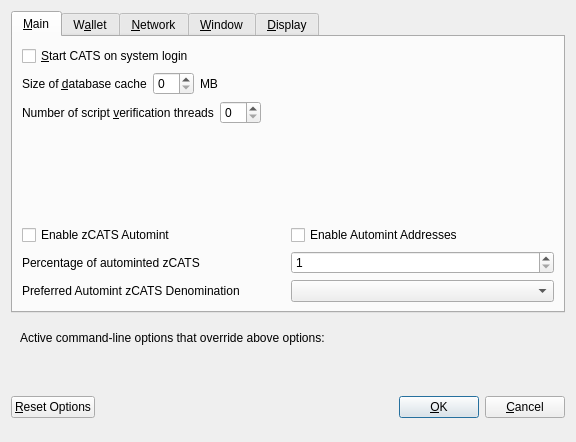
<?xml version="1.0" encoding="UTF-8"?>
<ui version="4.0">
 <class>OptionsDialog</class>
 <widget class="QDialog" name="OptionsDialog">
  <property name="geometry">
   <rect>
    <x>0</x>
    <y>0</y>
    <width>576</width>
    <height>442</height>
   </rect>
  </property>
  <property name="windowTitle">
   <string>Options</string>
  </property>
  <property name="modal">
   <bool>true</bool>
  </property>
  <layout class="QVBoxLayout" name="verticalLayout">
   <item>
    <widget class="QTabWidget" name="tabWidget">
     <property name="currentIndex">
      <number>0</number>
     </property>
     <widget class="QWidget" name="tabMain">
      <attribute name="title">
       <string>&amp;Main</string>
      </attribute>
      <layout class="QVBoxLayout" name="verticalLayout_Main">
       <item>
        <widget class="QCheckBox" name="bitcoinAtStartup">
         <property name="toolTip">
          <string>Automatically start CATS after logging in to the system.</string>
         </property>
         <property name="text">
          <string>&amp;Start CATS on system login</string>
         </property>
        </widget>
       </item>
       <item>
        <layout class="QHBoxLayout" name="horizontalLayout_2_Main">
         <item>
          <widget class="QLabel" name="databaseCacheLabel">
           <property name="text">
            <string>Size of &amp;database cache</string>
           </property>
           <property name="textFormat">
            <enum>Qt::PlainText</enum>
           </property>
           <property name="buddy">
            <cstring>databaseCache</cstring>
           </property>
          </widget>
         </item>
         <item>
          <widget class="QSpinBox" name="databaseCache"/>
         </item>
         <item>
          <widget class="QLabel" name="databaseCacheUnitLabel">
           <property name="text">
            <string>MB</string>
           </property>
           <property name="textFormat">
            <enum>Qt::PlainText</enum>
           </property>
          </widget>
         </item>
         <item>
          <spacer name="horizontalSpacer_2_Main">
           <property name="orientation">
            <enum>Qt::Horizontal</enum>
           </property>
           <property name="sizeHint" stdset="0">
            <size>
             <width>40</width>
             <height>20</height>
            </size>
           </property>
          </spacer>
         </item>
        </layout>
       </item>
       <item>
        <layout class="QHBoxLayout" name="horizontalLayout_3_Main">
         <item>
          <widget class="QLabel" name="threadsScriptVerifLabel">
           <property name="text">
            <string>Number of script &amp;verification threads</string>
           </property>
           <property name="textFormat">
            <enum>Qt::PlainText</enum>
           </property>
           <property name="buddy">
            <cstring>threadsScriptVerif</cstring>
           </property>
          </widget>
         </item>
         <item>
          <widget class="QSpinBox" name="threadsScriptVerif">
           <property name="toolTip">
            <string>(0 = auto, &lt;0 = leave that many cores free)</string>
           </property>
          </widget>
         </item>
         <item>
          <spacer name="horizontalSpacer_3_Main">
           <property name="orientation">
            <enum>Qt::Horizontal</enum>
           </property>
           <property name="sizeHint" stdset="0">
            <size>
             <width>40</width>
             <height>20</height>
            </size>
           </property>
          </spacer>
         </item>
        </layout>
       </item>
       <item>
        <spacer name="verticalSpacer_2">
         <property name="orientation">
          <enum>Qt::Vertical</enum>
         </property>
         <property name="sizeHint" stdset="0">
          <size>
           <width>20</width>
           <height>40</height>
          </size>
         </property>
        </spacer>
       </item>
       <item>
        <widget class="QWidget" name="verticalZpivOptionsWidget" native="true">
         <layout class="QVBoxLayout" name="verticalZpivOptionsLayout">
          <property name="margin">
           <number>0</number>
          </property>
          <item>
           <layout class="QHBoxLayout" name="horizontalAutomintingLayout">
            <item>
             <widget class="QCheckBox" name="checkBoxZeromintEnable">
              <property name="toolTip">
               <string>Enable automatic minting of CATS units to zCATS</string>
              </property>
              <property name="layoutDirection">
               <enum>Qt::LeftToRight</enum>
              </property>
              <property name="text">
               <string>Enable zCATS Automint</string>
              </property>
             </widget>
            </item>
            <item>
             <widget class="QCheckBox" name="checkBoxZeromintAddresses">
              <property name="toolTip">
               <string>Enable automatic zCATS minting from specific addresses</string>
              </property>
              <property name="layoutDirection">
               <enum>Qt::LeftToRight</enum>
              </property>
              <property name="text">
               <string>Enable Automint Addresses</string>
              </property>
             </widget>
            </item>
           </layout>
          </item>
          <item>
           <layout class="QHBoxLayout" name="horizontalZmintPercentageLayout">
            <item>
             <widget class="QLabel" name="percentage_label">
              <property name="toolTip">
               <string>Percentage of incoming CATS which get automatically converted to zCATS via Zerocoin Protocol (min: 10%)</string>
              </property>
              <property name="text">
               <string>Percentage of autominted zCATS</string>
              </property>
             </widget>
            </item>
            <item>
             <widget class="QSpinBox" name="zeromintPercentage">
              <property name="minimum">
               <number>1</number>
              </property>
              <property name="maximum">
               <number>100</number>
              </property>
             </widget>
            </item>
           </layout>
          </item>
          <item>
           <layout class="QHBoxLayout" name="horizontalLayout" stretch="0,0">
            <property name="sizeConstraint">
             <enum>QLayout::SetFixedSize</enum>
            </property>
            <item>
             <widget class="QLabel" name="labelPreferredDenom">
              <property name="maximumSize">
               <size>
                <width>16777215</width>
                <height>16777215</height>
               </size>
              </property>
              <property name="toolTip">
               <string>Wait with automatic conversion to Zerocoin until enough CATS for this denomination is available</string>
              </property>
              <property name="text">
               <string>Preferred Automint zCATS Denomination</string>
              </property>
             </widget>
            </item>
            <item>
             <widget class="QComboBox" name="preferredDenom">
              <property name="maximumSize">
               <size>
                <width>16777215</width>
                <height>27</height>
               </size>
              </property>
              <property name="toolTip">
               <string>Wait with automatic conversion to Zerocoin until enough CATS for this denomination is available</string>
              </property>
              <property name="maxVisibleItems">
               <number>9</number>
              </property>
              <property name="maxCount">
               <number>9</number>
              </property>
             </widget>
            </item>
           </layout>
          </item>
         </layout>
        </widget>
       </item>
      </layout>
     </widget>
     <widget class="QWidget" name="tabWallet">
      <attribute name="title">
       <string>W&amp;allet</string>
      </attribute>
      <layout class="QVBoxLayout" name="verticalLayout_Wallet">
       <item>
        <layout class="QHBoxLayout" name="horizontalLayout_2_Wallet">
         <item>
          <widget class="QLabel" name="labelStakeSplitThresholdText">
           <property name="text">
            <string>Stake split threshold:</string>
           </property>
          </widget>
         </item>
         <item>
          <widget class="QSpinBox" name="spinBoxStakeSplitThreshold">
           <property name="minimum">
            <number>1</number>
           </property>
           <property name="maximum">
            <number>999999</number>
           </property>
          </widget>
         </item>
        </layout>
       </item>
       <item>
        <widget class="QGroupBox" name="groupBox">
         <property name="title">
          <string>Expert</string>
         </property>
         <layout class="QVBoxLayout" name="verticalLayout_2">
          <item>
           <widget class="QCheckBox" name="coinControlFeatures">
            <property name="toolTip">
             <string>Whether to show coin control features or not.</string>
            </property>
            <property name="text">
             <string>Enable coin &amp;control features</string>
            </property>
           </widget>
          </item>
          <item>
           <widget class="QCheckBox" name="showMasternodesTab">
            <property name="toolTip">
             <string>Show additional tab listing all your masternodes in first sub-tab&lt;br/&gt;and all masternodes on the network in second sub-tab.</string>
            </property>
            <property name="text">
             <string>Show Masternodes Tab</string>
            </property>
           </widget>
          </item>
          <item>
           <widget class="QCheckBox" name="spendZeroConfChange">
            <property name="toolTip">
             <string>If you disable the spending of unconfirmed change, the change from a transaction&lt;br/&gt;cannot be used until that transaction has at least one confirmation.&lt;br/&gt;This also affects how your balance is computed.</string>
            </property>
            <property name="text">
             <string>&amp;Spend unconfirmed change</string>
            </property>
           </widget>
          </item>
         </layout>
        </widget>
       </item>
       <item>
        <spacer name="verticalSpacer_Wallet">
         <property name="orientation">
          <enum>Qt::Vertical</enum>
         </property>
         <property name="sizeHint" stdset="0">
          <size>
           <width>20</width>
           <height>40</height>
          </size>
         </property>
        </spacer>
       </item>
      </layout>
     </widget>
     <widget class="QWidget" name="tabNetwork">
      <attribute name="title">
       <string>&amp;Network</string>
      </attribute>
      <layout class="QVBoxLayout" name="verticalLayout_Network">
       <item>
        <widget class="QCheckBox" name="mapPortUpnp">
         <property name="toolTip">
          <string>Automatically open the CATS client port on the router. This only works when your router supports UPnP and it is enabled.</string>
         </property>
         <property name="text">
          <string>Map port using &amp;UPnP</string>
         </property>
        </widget>
       </item>
       <item>
        <widget class="QCheckBox" name="allowIncoming">
         <property name="toolTip">
          <string>Accept connections from outside</string>
         </property>
         <property name="text">
          <string>Allow incoming connections</string>
         </property>
        </widget>
       </item>
       <item>
        <widget class="QCheckBox" name="connectSocks">
         <property name="toolTip">
          <string>Connect to the CATS network through a SOCKS5 proxy.</string>
         </property>
         <property name="text">
          <string>&amp;Connect through SOCKS5 proxy (default proxy):</string>
         </property>
        </widget>
       </item>
       <item>
        <layout class="QHBoxLayout" name="horizontalLayout_1_Network">
         <item>
          <widget class="QLabel" name="proxyIpLabel">
           <property name="text">
            <string>Proxy &amp;IP:</string>
           </property>
           <property name="textFormat">
            <enum>Qt::PlainText</enum>
           </property>
           <property name="buddy">
            <cstring>proxyIp</cstring>
           </property>
          </widget>
         </item>
         <item>
          <widget class="QValidatedLineEdit" name="proxyIp">
           <property name="minimumSize">
            <size>
             <width>140</width>
             <height>0</height>
            </size>
           </property>
           <property name="maximumSize">
            <size>
             <width>140</width>
             <height>16777215</height>
            </size>
           </property>
           <property name="toolTip">
            <string>IP address of the proxy (e.g. IPv4: 127.0.0.1 / IPv6: ::1)</string>
           </property>
          </widget>
         </item>
         <item>
          <widget class="QLabel" name="proxyPortLabel">
           <property name="text">
            <string>&amp;Port:</string>
           </property>
           <property name="textFormat">
            <enum>Qt::PlainText</enum>
           </property>
           <property name="buddy">
            <cstring>proxyPort</cstring>
           </property>
          </widget>
         </item>
         <item>
          <widget class="QLineEdit" name="proxyPort">
           <property name="minimumSize">
            <size>
             <width>55</width>
             <height>0</height>
            </size>
           </property>
           <property name="maximumSize">
            <size>
             <width>55</width>
             <height>16777215</height>
            </size>
           </property>
           <property name="toolTip">
            <string>Port of the proxy (e.g. 9050)</string>
           </property>
          </widget>
         </item>
         <item>
          <spacer name="horizontalSpacer_1_Network">
           <property name="orientation">
            <enum>Qt::Horizontal</enum>
           </property>
           <property name="sizeHint" stdset="0">
            <size>
             <width>40</width>
             <height>20</height>
            </size>
           </property>
          </spacer>
         </item>
        </layout>
       </item>
       <item>
        <spacer name="verticalSpacer_Network">
         <property name="orientation">
          <enum>Qt::Vertical</enum>
         </property>
         <property name="sizeHint" stdset="0">
          <size>
           <width>20</width>
           <height>40</height>
          </size>
         </property>
        </spacer>
       </item>
      </layout>
     </widget>
     <widget class="QWidget" name="tabWindow">
      <attribute name="title">
       <string>&amp;Window</string>
      </attribute>
      <layout class="QVBoxLayout" name="verticalLayout_Window">
       <item>
        <widget class="QCheckBox" name="minimizeToTray">
         <property name="toolTip">
          <string>Show only a tray icon after minimizing the window.</string>
         </property>
         <property name="text">
          <string>&amp;Minimize to the tray instead of the taskbar</string>
         </property>
        </widget>
       </item>
       <item>
        <widget class="QCheckBox" name="minimizeOnClose">
         <property name="toolTip">
          <string>Minimize instead of exit the application when the window is closed. When this option is enabled, the application will be closed only after selecting Quit in the menu.</string>
         </property>
         <property name="text">
          <string>M&amp;inimize on close</string>
         </property>
        </widget>
       </item>
       <item>
        <spacer name="verticalSpacer_Window">
         <property name="orientation">
          <enum>Qt::Vertical</enum>
         </property>
         <property name="sizeHint" stdset="0">
          <size>
           <width>20</width>
           <height>40</height>
          </size>
         </property>
        </spacer>
       </item>
      </layout>
     </widget>
     <widget class="QWidget" name="tabDisplay">
      <attribute name="title">
       <string>&amp;Display</string>
      </attribute>
      <layout class="QVBoxLayout" name="verticalLayout_Display">
       <item>
        <layout class="QHBoxLayout" name="horizontalLayout_1_Display">
         <item>
          <widget class="QLabel" name="langLabel">
           <property name="text">
            <string>User Interface &amp;language:</string>
           </property>
           <property name="textFormat">
            <enum>Qt::PlainText</enum>
           </property>
           <property name="buddy">
            <cstring>lang</cstring>
           </property>
          </widget>
         </item>
         <item>
          <widget class="QValueComboBox" name="lang">
           <property name="toolTip">
            <string>The user interface language can be set here. This setting will take effect after restarting CATS.</string>
           </property>
          </widget>
         </item>
        </layout>
       </item>
       <item>
        <widget class="QLabel" name="label_3">
         <property name="toolTip">
          <string notr="true"/>
         </property>
         <property name="statusTip">
          <string notr="true"/>
         </property>
         <property name="whatsThis">
          <string notr="true"/>
         </property>
         <property name="accessibleName">
          <string notr="true"/>
         </property>
         <property name="text">
          <string>Language missing or translation incomplete? Help contributing translations here:
https://www.transifex.com/cats-project/cats-project-translations</string>
         </property>
         <property name="wordWrap">
          <bool>true</bool>
         </property>
         <property name="openExternalLinks">
          <bool>true</bool>
         </property>
         <property name="textInteractionFlags">
          <set>Qt::TextBrowserInteraction</set>
         </property>
        </widget>
       </item>
       <item>
        <layout class="QHBoxLayout" name="horizontalLayout_2_Display" stretch="0,0">
         <item>
          <widget class="QLabel" name="themeLabel">
           <property name="text">
            <string>User Interface Theme:</string>
           </property>
          </widget>
         </item>
         <item>
          <widget class="QValueComboBox" name="theme"/>
         </item>
        </layout>
       </item>
       <item>
        <widget class="QWidget" name="verticalZpivDisplayWidget" native="true">
         <layout class="QVBoxLayout" name="verticalZpivDisplayLayout">
          <property name="margin">
           <number>0</number>
          </property>
          <item>
           <widget class="Line" name="line">
            <property name="orientation">
             <enum>Qt::Horizontal</enum>
            </property>
           </widget>
          </item>
          <item>
           <layout class="QHBoxLayout" name="horizontalLayout_3_Display">
            <item>
             <widget class="QLabel" name="unitLabel">
              <property name="text">
               <string>Unit to show amounts in:</string>
              </property>
              <property name="textFormat">
               <enum>Qt::PlainText</enum>
              </property>
             </widget>
            </item>
            <item>
             <widget class="QValueComboBox" name="unit">
              <property name="toolTip">
               <string>Choose the default subdivision unit to show in the interface and when sending coins.</string>
              </property>
             </widget>
            </item>
           </layout>
          </item>
          <item>
           <layout class="QHBoxLayout" name="horizontalLayout_4_Display">
            <item>
             <widget class="QLabel" name="digitsLabel">
              <property name="text">
               <string>Decimal digits</string>
              </property>
             </widget>
            </item>
            <item>
             <widget class="QValueComboBox" name="digits"/>
            </item>
           </layout>
          </item>
          <item>
           <layout class="QHBoxLayout" name="horizontalLayout_5_Display">
            <item>
             <widget class="QCheckBox" name="checkBoxHideZeroBalances">
              <property name="toolTip">
               <string>Hide empty balances</string>
              </property>
              <property name="layoutDirection">
               <enum>Qt::LeftToRight</enum>
              </property>
              <property name="text">
               <string>Hide empty balances</string>
              </property>
             </widget>
            </item>
            <item>
             <widget class="QCheckBox" name="checkBoxHideOrphans">
              <property name="toolTip">
               <string>Hide orphan stakes in transaction lists</string>
              </property>
              <property name="text">
               <string>Hide orphan stakes</string>
              </property>
             </widget>
            </item>
            <item>
             <spacer name="horizontalSpacer">
              <property name="orientation">
               <enum>Qt::Horizontal</enum>
              </property>
              <property name="sizeHint" stdset="0">
               <size>
                <width>40</width>
                <height>20</height>
               </size>
              </property>
             </spacer>
            </item>
           </layout>
          </item>
          <item>
           <layout class="QHBoxLayout" name="horizontalLayout_6_Display">
            <item>
             <widget class="QLabel" name="thirdPartyTxUrlsLabel">
              <property name="toolTip">
               <string>Third party URLs (e.g. a block explorer) that appear in the transactions tab as context menu items. %s in the URL is replaced by transaction hash. Multiple URLs are separated by vertical bar |.</string>
              </property>
              <property name="text">
               <string>Third party transaction URLs</string>
              </property>
             </widget>
            </item>
            <item>
             <widget class="QLineEdit" name="thirdPartyTxUrls">
              <property name="toolTip">
               <string>Third party URLs (e.g. a block explorer) that appear in the transactions tab as context menu items. %s in the URL is replaced by transaction hash. Multiple URLs are separated by vertical bar |.</string>
              </property>
             </widget>
            </item>
           </layout>
          </item>
         </layout>
        </widget>
       </item>
       <item>
        <spacer name="verticalSpacer">
         <property name="orientation">
          <enum>Qt::Vertical</enum>
         </property>
         <property name="sizeHint" stdset="0">
          <size>
           <width>20</width>
           <height>40</height>
          </size>
         </property>
        </spacer>
       </item>
      </layout>
     </widget>
    </widget>
   </item>
   <item>
    <widget class="QFrame" name="frame">
     <layout class="QVBoxLayout" name="verticalLayout_Bottom">
      <item>
       <layout class="QHBoxLayout" name="horizontalLayout_Bottom">
        <item>
         <widget class="QLabel" name="overriddenByCommandLineInfoLabel">
          <property name="text">
           <string>Active command-line options that override above options:</string>
          </property>
          <property name="textFormat">
           <enum>Qt::PlainText</enum>
          </property>
         </widget>
        </item>
        <item>
         <spacer name="horizontalSpacer_Bottom">
          <property name="orientation">
           <enum>Qt::Horizontal</enum>
          </property>
          <property name="sizeHint" stdset="0">
           <size>
            <width>40</width>
            <height>20</height>
           </size>
          </property>
         </spacer>
        </item>
       </layout>
      </item>
      <item>
       <widget class="QLabel" name="overriddenByCommandLineLabel">
        <property name="text">
         <string/>
        </property>
        <property name="textFormat">
         <enum>Qt::PlainText</enum>
        </property>
        <property name="wordWrap">
         <bool>true</bool>
        </property>
       </widget>
      </item>
     </layout>
    </widget>
   </item>
   <item>
    <layout class="QHBoxLayout" name="horizontalLayout_Buttons">
     <item>
      <widget class="QPushButton" name="resetButton">
       <property name="toolTip">
        <string>Reset all client options to default.</string>
       </property>
       <property name="text">
        <string>&amp;Reset Options</string>
       </property>
       <property name="autoDefault">
        <bool>false</bool>
       </property>
      </widget>
     </item>
     <item>
      <spacer name="horizontalSpacer_1">
       <property name="orientation">
        <enum>Qt::Horizontal</enum>
       </property>
       <property name="sizeHint" stdset="0">
        <size>
         <width>40</width>
         <height>48</height>
        </size>
       </property>
      </spacer>
     </item>
     <item>
      <widget class="QLabel" name="statusLabel">
       <property name="minimumSize">
        <size>
         <width>200</width>
         <height>0</height>
        </size>
       </property>
       <property name="font">
        <font>
         <weight>75</weight>
         <bold>true</bold>
        </font>
       </property>
       <property name="text">
        <string/>
       </property>
       <property name="textFormat">
        <enum>Qt::PlainText</enum>
       </property>
       <property name="wordWrap">
        <bool>true</bool>
       </property>
      </widget>
     </item>
     <item>
      <spacer name="horizontalSpacer_2">
       <property name="orientation">
        <enum>Qt::Horizontal</enum>
       </property>
       <property name="sizeHint" stdset="0">
        <size>
         <width>40</width>
         <height>48</height>
        </size>
       </property>
      </spacer>
     </item>
     <item>
      <widget class="QPushButton" name="okButton">
       <property name="text">
        <string>&amp;OK</string>
       </property>
       <property name="autoDefault">
        <bool>false</bool>
       </property>
       <property name="default">
        <bool>true</bool>
       </property>
      </widget>
     </item>
     <item>
      <widget class="QPushButton" name="cancelButton">
       <property name="text">
        <string>&amp;Cancel</string>
       </property>
       <property name="autoDefault">
        <bool>false</bool>
       </property>
      </widget>
     </item>
    </layout>
   </item>
  </layout>
 </widget>
 <customwidgets>
  <customwidget>
   <class>QValidatedLineEdit</class>
   <extends>QLineEdit</extends>
   <header>qvalidatedlineedit.h</header>
  </customwidget>
  <customwidget>
   <class>QValueComboBox</class>
   <extends>QComboBox</extends>
   <header>qvaluecombobox.h</header>
  </customwidget>
 </customwidgets>
 <resources/>
 <connections/>
</ui>
